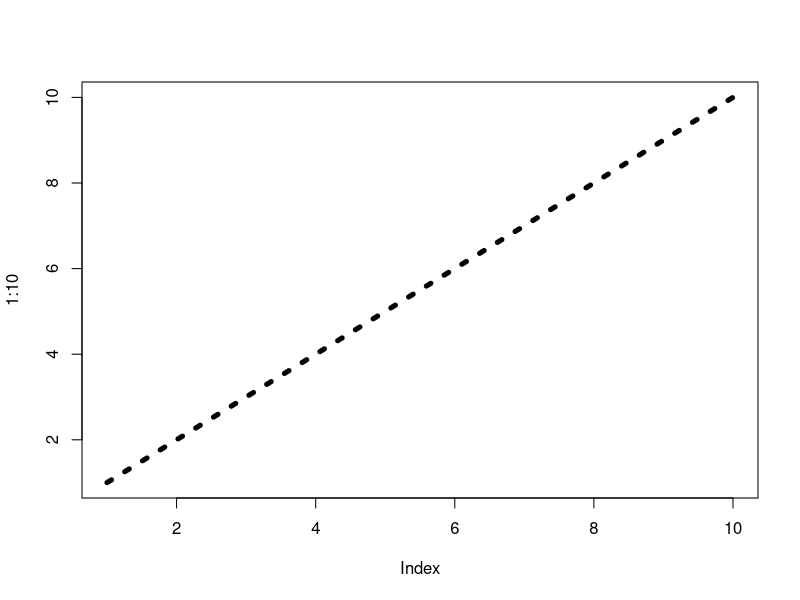

Write R code to recreate this figure.
plot(1:10, type="l", lwd=5, lty=3)
#0 removes the line
#1 displays a solid line
#2 displays a dashed line
#3 displays a dotted line
#4 displays a "dot dashed" line
#5 displays a "long dashed" line
#6 displays a "two dashed" line